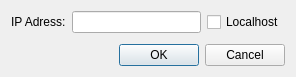
<?xml version="1.0" encoding="UTF-8"?>
<ui version="4.0">
 <class>PlayerSettingsDialogClass</class>
 <widget class="QDialog" name="PlayerSettingsDialogClass">
  <property name="geometry">
   <rect>
    <x>0</x>
    <y>0</y>
    <width>296</width>
    <height>77</height>
   </rect>
  </property>
  <property name="windowTitle">
   <string>Player Settings</string>
  </property>
  <layout class="QVBoxLayout" name="verticalLayout">
   <item>
    <layout class="QHBoxLayout" name="horizontalLayout">
     <item>
      <widget class="QLabel" name="label">
       <property name="toolTip">
        <string>IP address of Gideros Player

Usually this IP address is in the form of 127.0.0.1, 
however it's possible to play an application in 
a remote player also.</string>
       </property>
       <property name="text">
        <string>IP Adress:</string>
       </property>
      </widget>
     </item>
     <item>
      <widget class="QLineEdit" name="ip"/>
     </item>
     <item>
      <widget class="QCheckBox" name="localhost">
       <property name="text">
        <string>Localhost</string>
       </property>
      </widget>
     </item>
    </layout>
   </item>
   <item>
    <spacer name="verticalSpacer">
     <property name="orientation">
      <enum>Qt::Vertical</enum>
     </property>
     <property name="sizeHint" stdset="0">
      <size>
       <width>20</width>
       <height>15</height>
      </size>
     </property>
    </spacer>
   </item>
   <item>
    <layout class="QHBoxLayout" name="horizontalLayout_2">
     <item>
      <spacer name="horizontalSpacer_2">
       <property name="orientation">
        <enum>Qt::Horizontal</enum>
       </property>
       <property name="sizeHint" stdset="0">
        <size>
         <width>40</width>
         <height>20</height>
        </size>
       </property>
      </spacer>
     </item>
     <item>
      <widget class="QDialogButtonBox" name="buttonBox">
       <property name="standardButtons">
        <set>QDialogButtonBox::Cancel|QDialogButtonBox::Ok</set>
       </property>
      </widget>
     </item>
    </layout>
   </item>
  </layout>
 </widget>
 <layoutdefault spacing="6" margin="11"/>
 <resources/>
 <connections/>
</ui>
